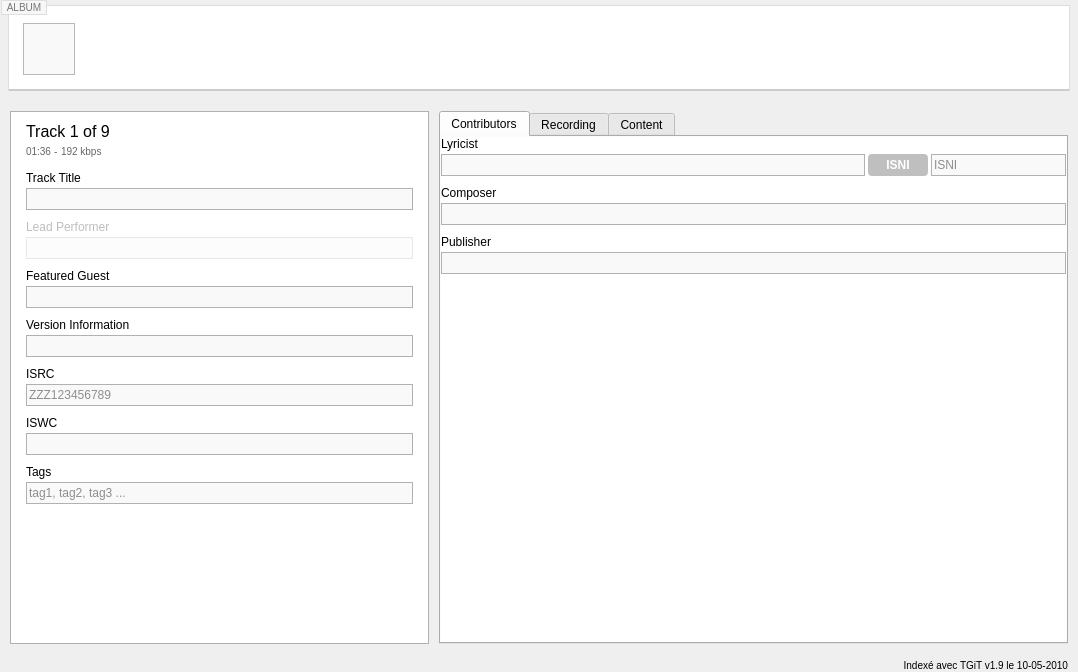
<?xml version="1.0" encoding="UTF-8"?>
<ui version="4.0">
 <class>track_edition_page</class>
 <widget class="QWidget" name="track_edition_page">
  <property name="geometry">
   <rect>
    <x>0</x>
    <y>0</y>
    <width>1078</width>
    <height>672</height>
   </rect>
  </property>
  <property name="styleSheet">
   <string notr="true">QGroupBox {
	border: 1px solid #DDDDDD;
	border-bottom: 2px solid rgba(0, 0, 0, 20%);
	background-color: white;
	padding: 17px 14px 14px 10px;
	margin: 5px 8px;
	font-size: 10px;
}

QGroupBox::title {
	subcontrol-origin: margin;
	subcontrol-position: top left;
	left: 1px;
	padding: 0 3px;
	color: #777777;
	border: 1px solid #DFDFDF;
	background-color: #F7F7F7;
 }

QLineEdit,
QPlainTextEdit,
QComboBox,
QComboBox::drop-down,
QComboBox QAbstractItemView {
	background-color: #F9F9F9;
	border: 1px solid #B1B1B1;
	color: #222222;
	min-height: 20px;
}

QLineEdit,
QPlainTextEdit,
QComboBox,
QSpinBox {
  selection-background-color: #F2C1A7;
  selection-color: #222222;
}

QLineEdit:focus,
QPlainTextEdit:focus,
QComboBox:focus,
QComboBox:on,
QComboBox::drop-down:focus,
QComboBox::drop-down:on,
QComboBox QAbstractItemView:focus  {
	border: 1px solid #F79D6C;
}

QLineEdit:disabled,
PlainTextEdit:disabled {
	background-color: #FCFCFC;
	border-color: #E7E7E7;
	color: #C2C2C2;
}

QComboBox::drop-down {
	padding: 0;
	margin: 0;
	subcontrol-origin: border;
	subcontrol-position: top right;
	width: 20px;
}

QComboBox::down-arrow {
	image: url(:/images/down-arrow.png);
}

QComboBox::down-arrow:on,
QComboBox::down-arrow:focus {
	image: url(:/images/down-arrow-on.png);
}

QComboBox QAbstractItemView {
   selection-background-color:#F08450;
}

#_software_notice {
	font-size: 10px;
	margin-right: 8px;
}</string>
  </property>
  <layout class="QVBoxLayout" name="verticalLayout">
   <property name="spacing">
    <number>5</number>
   </property>
   <property name="leftMargin">
    <number>0</number>
   </property>
   <property name="topMargin">
    <number>0</number>
   </property>
   <property name="rightMargin">
    <number>0</number>
   </property>
   <property name="bottomMargin">
    <number>0</number>
   </property>
   <item>
    <widget class="QGroupBox" name="_album_banner">
     <property name="sizePolicy">
      <sizepolicy hsizetype="Preferred" vsizetype="Fixed">
       <horstretch>0</horstretch>
       <verstretch>0</verstretch>
      </sizepolicy>
     </property>
     <property name="styleSheet">
      <string notr="true">#_album_banner {
	padding-left: 14px;
}

QLabel {
	color: #777777;
	padding: 0;
	margin: 0;
}</string>
     </property>
     <property name="title">
      <string>ALBUM</string>
     </property>
     <layout class="QHBoxLayout" name="horizontalLayout_2">
      <property name="spacing">
       <number>0</number>
      </property>
      <property name="leftMargin">
       <number>0</number>
      </property>
      <property name="topMargin">
       <number>0</number>
      </property>
      <property name="rightMargin">
       <number>0</number>
      </property>
      <property name="bottomMargin">
       <number>0</number>
      </property>
      <item>
       <widget class="QLabel" name="_album_cover">
        <property name="sizePolicy">
         <sizepolicy hsizetype="Fixed" vsizetype="Fixed">
          <horstretch>0</horstretch>
          <verstretch>0</verstretch>
         </sizepolicy>
        </property>
        <property name="styleSheet">
         <string notr="true">min-width: 50px;
max-width: 50px;
min-height: 50px;
max-height: 50px;
background-color: #F9F9F9;
border: 1px solid #B8B8B8;
margin-right: 15px;</string>
        </property>
       </widget>
      </item>
      <item>
       <widget class="QWidget" name="_album_informations" native="true">
        <layout class="QVBoxLayout" name="verticalLayout_4">
         <property name="spacing">
          <number>0</number>
         </property>
         <property name="leftMargin">
          <number>0</number>
         </property>
         <property name="topMargin">
          <number>0</number>
         </property>
         <property name="rightMargin">
          <number>0</number>
         </property>
         <property name="bottomMargin">
          <number>0</number>
         </property>
         <item>
          <widget class="QLabel" name="_album_title">
           <property name="styleSheet">
            <string notr="true">font-size: 22px;
min-width: 300px;
max-width: 300px;</string>
           </property>
           <property name="text">
            <string/>
           </property>
           <property name="title" stdset="0">
            <string>h2</string>
           </property>
          </widget>
         </item>
         <item>
          <spacer name="verticalSpacer_3">
           <property name="orientation">
            <enum>Qt::Vertical</enum>
           </property>
           <property name="sizeHint" stdset="0">
            <size>
             <width>0</width>
             <height>0</height>
            </size>
           </property>
          </spacer>
         </item>
         <item>
          <widget class="QLabel" name="_album_lead_performer">
           <property name="styleSheet">
            <string notr="true">font-size: 14px;
min-width: 300px;
max-width: 300px;</string>
           </property>
           <property name="text">
            <string/>
           </property>
           <property name="title" stdset="0">
            <string>h3</string>
           </property>
          </widget>
         </item>
        </layout>
       </widget>
      </item>
      <item>
       <spacer name="horizontalSpacer_2">
        <property name="orientation">
         <enum>Qt::Horizontal</enum>
        </property>
        <property name="sizeHint" stdset="0">
         <size>
          <width>40</width>
          <height>20</height>
         </size>
        </property>
       </spacer>
      </item>
     </layout>
    </widget>
   </item>
   <item>
    <layout class="QHBoxLayout" name="_contents" stretch="2,3">
     <property name="spacing">
      <number>10</number>
     </property>
     <property name="leftMargin">
      <number>10</number>
     </property>
     <property name="topMargin">
      <number>10</number>
     </property>
     <property name="rightMargin">
      <number>10</number>
     </property>
     <property name="bottomMargin">
      <number>10</number>
     </property>
     <item>
      <widget class="QFrame" name="_track_informations">
       <property name="styleSheet">
        <string notr="true">#_track_informations {
	border: 1px solid #B1B1B1;
	background-color: #FFFFFF;
}</string>
       </property>
       <property name="frameShape">
        <enum>QFrame::Box</enum>
       </property>
       <property name="frameShadow">
        <enum>QFrame::Plain</enum>
       </property>
       <layout class="QVBoxLayout" name="verticalLayout_3">
        <property name="spacing">
         <number>10</number>
        </property>
        <property name="leftMargin">
         <number>15</number>
        </property>
        <property name="topMargin">
         <number>10</number>
        </property>
        <property name="rightMargin">
         <number>15</number>
        </property>
        <property name="bottomMargin">
         <number>10</number>
        </property>
        <item>
         <layout class="QVBoxLayout" name="_track_information_container">
          <property name="spacing">
           <number>0</number>
          </property>
          <item>
           <widget class="QLabel" name="_track_number">
            <property name="styleSheet">
             <string notr="true">font-size: 16px;</string>
            </property>
            <property name="text">
             <string>Track 1 of 9</string>
            </property>
           </widget>
          </item>
          <item>
           <layout class="QHBoxLayout" name="horizontalLayout_9">
            <property name="spacing">
             <number>3</number>
            </property>
            <item>
             <widget class="QLabel" name="_duration">
              <property name="styleSheet">
               <string notr="true">font-size: 10px;
color: #666666;</string>
              </property>
              <property name="text">
               <string>01:36</string>
              </property>
             </widget>
            </item>
            <item>
             <widget class="QLabel" name="_separator">
              <property name="styleSheet">
               <string notr="true">font-size: 10px;
color: #666666;</string>
              </property>
              <property name="text">
               <string>-</string>
              </property>
             </widget>
            </item>
            <item>
             <widget class="QLabel" name="_bitrate">
              <property name="styleSheet">
               <string notr="true">font-size: 10px;
color: #666666;</string>
              </property>
              <property name="text">
               <string>192 kbps</string>
              </property>
             </widget>
            </item>
            <item>
             <spacer name="horizontalSpacer_3">
              <property name="orientation">
               <enum>Qt::Horizontal</enum>
              </property>
              <property name="sizeHint" stdset="0">
               <size>
                <width>40</width>
                <height>20</height>
               </size>
              </property>
             </spacer>
            </item>
           </layout>
          </item>
         </layout>
        </item>
        <item>
         <layout class="QVBoxLayout" name="_track_title_container">
          <property name="spacing">
           <number>3</number>
          </property>
          <item>
           <widget class="QLabel" name="_track_title_caption">
            <property name="text">
             <string>Track Title</string>
            </property>
            <property name="alignment">
             <set>Qt::AlignLeading|Qt::AlignLeft|Qt::AlignVCenter</set>
            </property>
            <property name="buddy">
             <cstring>_track_title</cstring>
            </property>
           </widget>
          </item>
          <item>
           <widget class="QLineEdit" name="_track_title"/>
          </item>
         </layout>
        </item>
        <item>
         <layout class="QVBoxLayout" name="_lead_performer_container">
          <property name="spacing">
           <number>3</number>
          </property>
          <item>
           <widget class="QLabel" name="_lead_performer_caption">
            <property name="enabled">
             <bool>false</bool>
            </property>
            <property name="text">
             <string>Lead Performer</string>
            </property>
            <property name="alignment">
             <set>Qt::AlignLeading|Qt::AlignLeft|Qt::AlignVCenter</set>
            </property>
            <property name="buddy">
             <cstring>_lead_performer</cstring>
            </property>
           </widget>
          </item>
          <item>
           <widget class="QLineEdit" name="_lead_performer">
            <property name="enabled">
             <bool>false</bool>
            </property>
           </widget>
          </item>
         </layout>
        </item>
        <item>
         <layout class="QVBoxLayout" name="_featured_guest_container">
          <property name="spacing">
           <number>3</number>
          </property>
          <item>
           <widget class="QLabel" name="_featured_guest_caption">
            <property name="text">
             <string>Featured Guest</string>
            </property>
            <property name="alignment">
             <set>Qt::AlignLeading|Qt::AlignLeft|Qt::AlignVCenter</set>
            </property>
            <property name="buddy">
             <cstring>_featured_guest</cstring>
            </property>
           </widget>
          </item>
          <item>
           <widget class="QLineEdit" name="_featured_guest"/>
          </item>
         </layout>
        </item>
        <item>
         <layout class="QVBoxLayout" name="_version_container">
          <property name="spacing">
           <number>3</number>
          </property>
          <item>
           <widget class="QLabel" name="_version_caption">
            <property name="text">
             <string>Version Information</string>
            </property>
            <property name="alignment">
             <set>Qt::AlignLeading|Qt::AlignLeft|Qt::AlignVCenter</set>
            </property>
            <property name="buddy">
             <cstring>_version</cstring>
            </property>
           </widget>
          </item>
          <item>
           <widget class="QLineEdit" name="_version"/>
          </item>
         </layout>
        </item>
        <item>
         <layout class="QVBoxLayout" name="_isrc_container">
          <property name="spacing">
           <number>3</number>
          </property>
          <item>
           <widget class="QLabel" name="_isrc_caption">
            <property name="text">
             <string>ISRC</string>
            </property>
            <property name="alignment">
             <set>Qt::AlignLeading|Qt::AlignLeft|Qt::AlignVCenter</set>
            </property>
            <property name="buddy">
             <cstring>_isrc</cstring>
            </property>
           </widget>
          </item>
          <item>
           <widget class="QLineEdit" name="_isrc">
            <property name="placeholderText">
             <string>ZZZ123456789</string>
            </property>
           </widget>
          </item>
         </layout>
        </item>
        <item>
         <layout class="QVBoxLayout" name="_iswc_container">
          <property name="spacing">
           <number>3</number>
          </property>
          <item>
           <widget class="QLabel" name="_iswc_caption">
            <property name="text">
             <string>ISWC</string>
            </property>
            <property name="alignment">
             <set>Qt::AlignLeading|Qt::AlignLeft|Qt::AlignVCenter</set>
            </property>
            <property name="buddy">
             <cstring>_iswc</cstring>
            </property>
           </widget>
          </item>
          <item>
           <widget class="QLineEdit" name="_iswc"/>
          </item>
         </layout>
        </item>
        <item>
         <layout class="QVBoxLayout" name="_tags_container">
          <property name="spacing">
           <number>3</number>
          </property>
          <item>
           <widget class="QLabel" name="_tags_caption">
            <property name="text">
             <string>Tags</string>
            </property>
            <property name="alignment">
             <set>Qt::AlignLeading|Qt::AlignLeft|Qt::AlignVCenter</set>
            </property>
            <property name="buddy">
             <cstring>_tags</cstring>
            </property>
           </widget>
          </item>
          <item>
           <widget class="QLineEdit" name="_tags">
            <property name="placeholderText">
             <string>tag1, tag2, tag3 ...</string>
            </property>
           </widget>
          </item>
         </layout>
        </item>
        <item>
         <spacer name="verticalSpacer_7">
          <property name="orientation">
           <enum>Qt::Vertical</enum>
          </property>
          <property name="sizeHint" stdset="0">
           <size>
            <width>20</width>
            <height>40</height>
           </size>
          </property>
         </spacer>
        </item>
       </layout>
      </widget>
     </item>
     <item>
      <widget class="QTabWidget" name="_tabs">
       <property name="styleSheet">
        <string notr="true">#_contributors_tab {
	background-color: white;
}

#_recording_tab {
	background-color: white;
}

#_content_tab {
	background-color: white;
}
</string>
       </property>
       <property name="currentIndex">
        <number>0</number>
       </property>
       <widget class="QWidget" name="_contributors_tab">
        <property name="styleSheet">
         <string notr="true"/>
        </property>
        <attribute name="title">
         <string>Contributors</string>
        </attribute>
        <layout class="QVBoxLayout" name="verticalLayout_2">
         <property name="spacing">
          <number>10</number>
         </property>
         <property name="leftMargin">
          <number>0</number>
         </property>
         <property name="topMargin">
          <number>0</number>
         </property>
         <property name="rightMargin">
          <number>0</number>
         </property>
         <property name="bottomMargin">
          <number>0</number>
         </property>
         <item>
          <layout class="QVBoxLayout" name="_lyricist_container">
           <property name="spacing">
            <number>3</number>
           </property>
           <item>
            <widget class="QLabel" name="_lyricist_caption">
             <property name="text">
              <string>Lyricist</string>
             </property>
             <property name="buddy">
              <cstring>_lyricist</cstring>
             </property>
            </widget>
           </item>
           <item>
            <layout class="QHBoxLayout" name="_lyricist_input_container">
             <item>
              <widget class="QLineEdit" name="_lyricist"/>
             </item>
             <item>
              <widget class="QToolButton" name="_lyricist_isni_actions_button">
               <property name="minimumSize">
                <size>
                 <width>60</width>
                 <height>22</height>
                </size>
               </property>
               <property name="cursor">
                <cursorShape>PointingHandCursor</cursorShape>
               </property>
               <property name="focusPolicy">
                <enum>Qt::StrongFocus</enum>
               </property>
               <property name="styleSheet">
                <string notr="true">QToolButton {
    background-color: #BFBFBF;
    border: 2px solid #BFBFBF;
    border-radius: 4px;
    color: white;
    font-weight: bold;
}

QToolButton:disabled {
    border-color: #CCCCCC;
    background-color: #CCCCCC;
}

QToolButton:hover, QToolButton:focus {
    background-color: #A6A6A6;
    border-color: #A6A6A6;
}

QToolButton:pressed {
	border: 2px solid transparent;
}

QToolButton::menu-indicator {
    subcontrol-position: right center;
	image: url(:/images/chevron-down-white-8.png);
    top: 2px;
    right: 2px;
}

QToolButton::menu-indicator:open {
    top: 3px; 
	right: 1px;
}</string>
               </property>
               <property name="text">
                <string>ISNI</string>
               </property>
               <property name="popupMode">
                <enum>QToolButton::InstantPopup</enum>
               </property>
               <property name="toolButtonStyle">
                <enum>Qt::ToolButtonTextOnly</enum>
               </property>
               <property name="autoRaise">
                <bool>true</bool>
               </property>
               <property name="arrowType">
                <enum>Qt::DownArrow</enum>
               </property>
              </widget>
             </item>
             <item>
              <widget class="QLineEdit" name="_lyricist_isni">
               <property name="maximumSize">
                <size>
                 <width>135</width>
                 <height>16777215</height>
                </size>
               </property>
               <property name="placeholderText">
                <string>ISNI</string>
               </property>
              </widget>
             </item>
            </layout>
           </item>
          </layout>
         </item>
         <item>
          <layout class="QVBoxLayout" name="_composer_container">
           <property name="spacing">
            <number>3</number>
           </property>
           <item>
            <widget class="QLabel" name="_composer_caption">
             <property name="text">
              <string>Composer</string>
             </property>
             <property name="buddy">
              <cstring>_composer</cstring>
             </property>
            </widget>
           </item>
           <item>
            <widget class="QLineEdit" name="_composer"/>
           </item>
          </layout>
         </item>
         <item>
          <layout class="QVBoxLayout" name="_publisher_container">
           <property name="spacing">
            <number>3</number>
           </property>
           <item>
            <widget class="QLabel" name="_publisher_caption">
             <property name="text">
              <string>Publisher</string>
             </property>
             <property name="buddy">
              <cstring>_publisher</cstring>
             </property>
            </widget>
           </item>
           <item>
            <widget class="QLineEdit" name="_publisher"/>
           </item>
          </layout>
         </item>
         <item>
          <spacer name="verticalSpacer">
           <property name="orientation">
            <enum>Qt::Vertical</enum>
           </property>
           <property name="sizeHint" stdset="0">
            <size>
             <width>20</width>
             <height>40</height>
            </size>
           </property>
          </spacer>
         </item>
        </layout>
       </widget>
       <widget class="QWidget" name="_recording_tab">
        <attribute name="title">
         <string>Recording</string>
        </attribute>
        <layout class="QVBoxLayout" name="verticalLayout_5">
         <property name="spacing">
          <number>10</number>
         </property>
         <property name="leftMargin">
          <number>0</number>
         </property>
         <property name="topMargin">
          <number>0</number>
         </property>
         <property name="rightMargin">
          <number>0</number>
         </property>
         <property name="bottomMargin">
          <number>0</number>
         </property>
         <item>
          <layout class="QVBoxLayout" name="_production_company_container">
           <property name="spacing">
            <number>3</number>
           </property>
           <item>
            <widget class="QLabel" name="_production_company_caption">
             <property name="text">
              <string>Production Company</string>
             </property>
             <property name="buddy">
              <cstring>_production_company</cstring>
             </property>
            </widget>
           </item>
           <item>
            <widget class="QLineEdit" name="_production_company"/>
           </item>
          </layout>
         </item>
         <item>
          <layout class="QVBoxLayout" name="_production_company_region_container">
           <property name="spacing">
            <number>3</number>
           </property>
           <item>
            <widget class="QLabel" name="_production_company_region_caption">
             <property name="text">
              <string>Production Location</string>
             </property>
             <property name="buddy">
              <cstring>_production_company_region</cstring>
             </property>
            </widget>
           </item>
           <item>
            <widget class="QComboBox" name="_production_company_region">
             <property name="sizePolicy">
              <sizepolicy hsizetype="MinimumExpanding" vsizetype="Fixed">
               <horstretch>0</horstretch>
               <verstretch>1</verstretch>
              </sizepolicy>
             </property>
             <property name="focusPolicy">
              <enum>Qt::StrongFocus</enum>
             </property>
            </widget>
           </item>
          </layout>
         </item>
         <item>
          <layout class="QVBoxLayout" name="_recording_studio_container">
           <property name="spacing">
            <number>3</number>
           </property>
           <item>
            <widget class="QLabel" name="_recording_studio_caption">
             <property name="text">
              <string>Recording Studio</string>
             </property>
             <property name="buddy">
              <cstring>_recording_studio</cstring>
             </property>
            </widget>
           </item>
           <item>
            <widget class="QLineEdit" name="_recording_studio"/>
           </item>
          </layout>
         </item>
         <item>
          <layout class="QVBoxLayout" name="_recording_studio_region_container">
           <property name="spacing">
            <number>3</number>
           </property>
           <item>
            <widget class="QLabel" name="_recording_studio_region_caption">
             <property name="text">
              <string>Recording Location</string>
             </property>
             <property name="buddy">
              <cstring>_recording_studio_region</cstring>
             </property>
            </widget>
           </item>
           <item>
            <widget class="QComboBox" name="_recording_studio_region">
             <property name="sizePolicy">
              <sizepolicy hsizetype="MinimumExpanding" vsizetype="Fixed">
               <horstretch>0</horstretch>
               <verstretch>1</verstretch>
              </sizepolicy>
             </property>
             <property name="focusPolicy">
              <enum>Qt::StrongFocus</enum>
             </property>
            </widget>
           </item>
          </layout>
         </item>
         <item>
          <layout class="QVBoxLayout" name="_music_producer_container">
           <property name="spacing">
            <number>3</number>
           </property>
           <item>
            <widget class="QLabel" name="_music_producer_caption">
             <property name="text">
              <string>Music Producer</string>
             </property>
             <property name="buddy">
              <cstring>_music_producer</cstring>
             </property>
            </widget>
           </item>
           <item>
            <widget class="QLineEdit" name="_music_producer"/>
           </item>
          </layout>
         </item>
         <item>
          <layout class="QVBoxLayout" name="_mixer_container">
           <property name="spacing">
            <number>3</number>
           </property>
           <item>
            <widget class="QLabel" name="_mixer_caption">
             <property name="text">
              <string>Mixer</string>
             </property>
             <property name="buddy">
              <cstring>_mixer</cstring>
             </property>
            </widget>
           </item>
           <item>
            <widget class="QLineEdit" name="_mixer"/>
           </item>
          </layout>
         </item>
         <item>
          <layout class="QVBoxLayout" name="_genre_container">
           <property name="spacing">
            <number>3</number>
           </property>
           <item>
            <widget class="QLabel" name="_genre_caption">
             <property name="text">
              <string>Primary Style</string>
             </property>
             <property name="buddy">
              <cstring>_genre</cstring>
             </property>
            </widget>
           </item>
           <item>
            <widget class="QComboBox" name="_genre">
             <property name="sizePolicy">
              <sizepolicy hsizetype="MinimumExpanding" vsizetype="Fixed">
               <horstretch>0</horstretch>
               <verstretch>1</verstretch>
              </sizepolicy>
             </property>
             <property name="cursor">
              <cursorShape>PointingHandCursor</cursorShape>
             </property>
             <property name="focusPolicy">
              <enum>Qt::StrongFocus</enum>
             </property>
             <property name="editable">
              <bool>true</bool>
             </property>
             <property name="insertPolicy">
              <enum>QComboBox::NoInsert</enum>
             </property>
             <item>
              <property name="text">
               <string>Blues</string>
              </property>
             </item>
             <item>
              <property name="text">
               <string>Country</string>
              </property>
             </item>
             <item>
              <property name="text">
               <string>Dance</string>
              </property>
             </item>
             <item>
              <property name="text">
               <string>Hip-Hop</string>
              </property>
             </item>
            </widget>
           </item>
          </layout>
         </item>
         <item>
          <spacer name="verticalSpacer_2">
           <property name="orientation">
            <enum>Qt::Vertical</enum>
           </property>
           <property name="sizeHint" stdset="0">
            <size>
             <width>20</width>
             <height>40</height>
            </size>
           </property>
          </spacer>
         </item>
        </layout>
       </widget>
       <widget class="QWidget" name="_content_tab">
        <attribute name="title">
         <string>Content</string>
        </attribute>
        <layout class="QVBoxLayout" name="verticalLayout_8">
         <property name="spacing">
          <number>10</number>
         </property>
         <property name="leftMargin">
          <number>0</number>
         </property>
         <property name="topMargin">
          <number>0</number>
         </property>
         <property name="rightMargin">
          <number>0</number>
         </property>
         <property name="bottomMargin">
          <number>0</number>
         </property>
         <item>
          <layout class="QVBoxLayout" name="_language_container">
           <property name="spacing">
            <number>3</number>
           </property>
           <item>
            <widget class="QLabel" name="_language_caption">
             <property name="text">
              <string>Language</string>
             </property>
             <property name="buddy">
              <cstring>_language</cstring>
             </property>
            </widget>
           </item>
           <item>
            <widget class="QComboBox" name="_language">
             <property name="sizePolicy">
              <sizepolicy hsizetype="MinimumExpanding" vsizetype="Fixed">
               <horstretch>0</horstretch>
               <verstretch>1</verstretch>
              </sizepolicy>
             </property>
             <property name="focusPolicy">
              <enum>Qt::StrongFocus</enum>
             </property>
             <property name="editable">
              <bool>true</bool>
             </property>
             <property name="insertPolicy">
              <enum>QComboBox::NoInsert</enum>
             </property>
            </widget>
           </item>
          </layout>
         </item>
         <item>
          <layout class="QVBoxLayout" name="_preview_container">
           <property name="spacing">
            <number>3</number>
           </property>
           <item>
            <widget class="QLabel" name="_preview_time_caption">
             <property name="enabled">
              <bool>false</bool>
             </property>
             <property name="text">
              <string>Preview Time</string>
             </property>
             <property name="buddy">
              <cstring>_preview_time</cstring>
             </property>
            </widget>
           </item>
           <item>
            <widget class="QTimeEdit" name="_preview_time">
             <property name="enabled">
              <bool>false</bool>
             </property>
             <property name="displayFormat">
              <string>mm:ss</string>
             </property>
            </widget>
           </item>
          </layout>
         </item>
         <item>
          <layout class="QVBoxLayout" name="_lyrics_container">
           <property name="spacing">
            <number>3</number>
           </property>
           <item>
            <widget class="QLabel" name="_lyrics_caption">
             <property name="text">
              <string>Lyrics</string>
             </property>
             <property name="buddy">
              <cstring>_lyrics</cstring>
             </property>
            </widget>
           </item>
           <item>
            <widget class="TextArea" name="_lyrics">
             <property name="sizePolicy">
              <sizepolicy hsizetype="Expanding" vsizetype="Expanding">
               <horstretch>0</horstretch>
               <verstretch>1</verstretch>
              </sizepolicy>
             </property>
             <property name="tabChangesFocus">
              <bool>true</bool>
             </property>
            </widget>
           </item>
          </layout>
         </item>
        </layout>
       </widget>
      </widget>
     </item>
    </layout>
   </item>
   <item>
    <widget class="QWidget" name="_software_notice_container" native="true">
     <layout class="QHBoxLayout" name="horizontalLayout_3">
      <property name="spacing">
       <number>0</number>
      </property>
      <property name="leftMargin">
       <number>0</number>
      </property>
      <property name="topMargin">
       <number>0</number>
      </property>
      <property name="rightMargin">
       <number>0</number>
      </property>
      <property name="bottomMargin">
       <number>0</number>
      </property>
      <item>
       <widget class="QLabel" name="_software_notice">
        <property name="sizePolicy">
         <sizepolicy hsizetype="Expanding" vsizetype="Fixed">
          <horstretch>0</horstretch>
          <verstretch>0</verstretch>
         </sizepolicy>
        </property>
        <property name="text">
         <string>Indexé avec TGiT v1.9 le 10-05-2010</string>
        </property>
        <property name="alignment">
         <set>Qt::AlignRight|Qt::AlignTrailing|Qt::AlignVCenter</set>
        </property>
       </widget>
      </item>
     </layout>
    </widget>
   </item>
  </layout>
  <action name="_lyricist_isni_assign_action">
   <property name="text">
    <string>Assign</string>
   </property>
  </action>
 </widget>
 <customwidgets>
  <customwidget>
   <class>TextArea</class>
   <extends>QPlainTextEdit</extends>
   <header>tgit.ui.helpers.text_area</header>
  </customwidget>
 </customwidgets>
 <resources>
  <include location="../resources.qrc"/>
 </resources>
 <connections/>
</ui>
